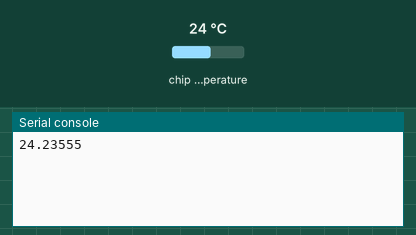
A program run on a simulated Raspberry Pi Pico running MicroPython. Parts: the last lines printed to the serial console. Inputs (shaded band) come from the test bench; at power-on: chip temperature 24 °C.

Above: at 1.2 s.
1.3 s: chip temperature set to 1 °C
At 3.4 s:
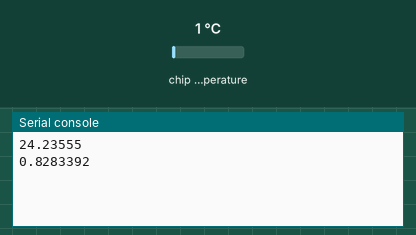
4.0 s: chip temperature set to 11 °C
At 4.9 s:
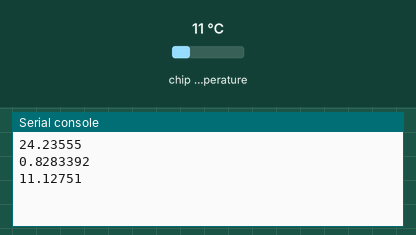
Timing chart, 0 to 7.0 s (numbered marks = the images above; inputs shaded):
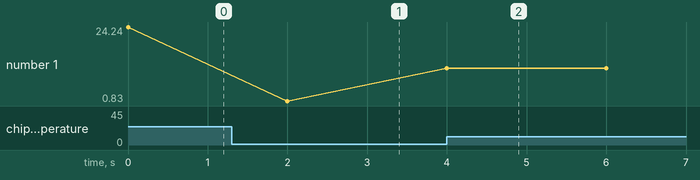

Measured:
- after the input at 1.3 s, the serial console: prints a new line after 0.70 s (image 1)
- after the input at 4.0 s, the serial console: prints a new line at once (image 2)
- plotted number 1: 24.24 → 0.83 after the input at 1.3 s, 0.83 → 11.13 after the input at 4.0 s

The program:

temperature.py
```python
'''
相较源代码改进：
1、将conversion_factor的计算结果直接用于读取传感器数据，减少计算量；
2、将温度读取和计算逻辑封装到一个函数中，使代码更简洁；
3、增加异常处理，避免程序崩溃。
'''
import machine
import utime

# 初始化温度传感器，使用ADC通道4
sensor_temp = machine.ADC(4)
# 计算电压转换因子
conversion_factor = 3.3 / 65535

def read_temperature():
    try:
        # 读取传感器数据并转换为电压
        reading = sensor_temp.read_u16() * conversion_factor
        # 根据电压计算温度
        #温度传感器测量连接到ADC通道5的偏置双极二极管的Vbe电压
        #通常，在27摄氏度时，Vbe=0.706V，斜率为每度-1.721mV（0.001721）。
        temperature = 27 - (reading - 0.706) / 0.001721
        return temperature
    except Exception as e:
        print(f"读取温度时发生错误: {e}")
        return None

while True:
    temperature = read_temperature()
    if temperature is not None:
        print(temperature)
    utime.sleep(2)
```
